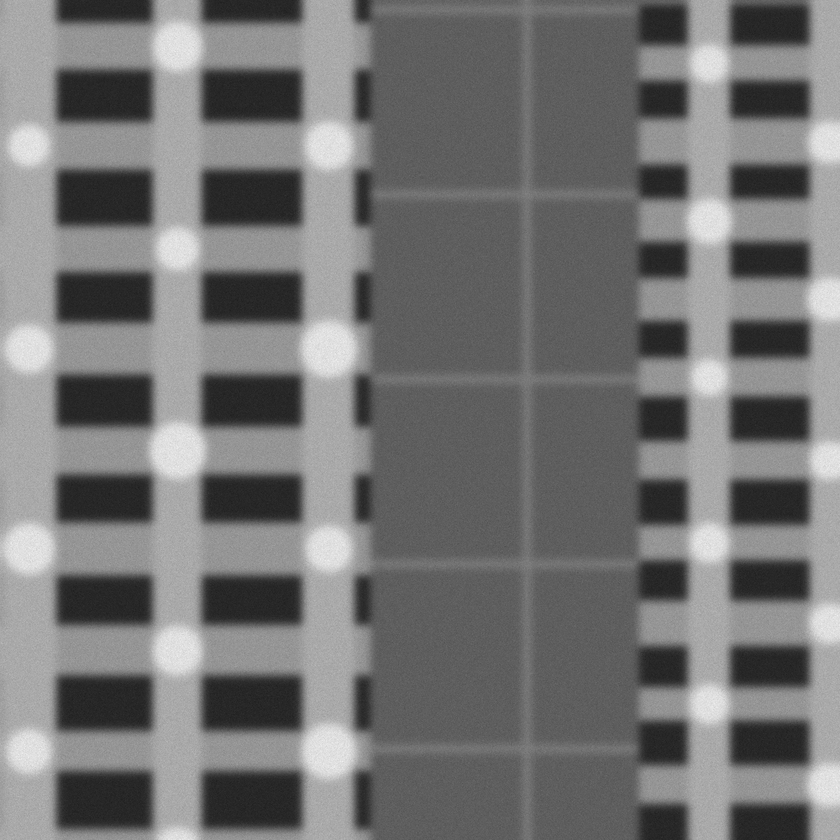
#> input picture submission_dataset/phase2_reference_20pairs/reference/p001.png, 840 x 840 px, shrunk from 1000 x 1000 before the run, found by its file name
$ python score_baseline.py
#> lines starting #> are read from the running program, lines starting #| are printed output that depends on the picture
### phase_2_reference_generator/generator/baseline_zncc.py
"""Organizer baseline: brute-force ZNCC over the disclosed zoom/theta grid.

Used to (a) confirm ground truth is recoverable on present pairs and
(b) calibrate how separable the absent pairs are. This is deliberately the
naive method -- if it scores too well, the set is too easy.
"""
import sys
import numpy as np
import cv2


def warp_ref(ref, z, th):
    k = max(2, int(round(z)))
    r = cv2.blur(ref, (k, k))
    out = int(round(ref.shape[0] / z))
    M = cv2.getRotationMatrix2D(((ref.shape[1] - 1) / 2, (ref.shape[0] - 1) / 2), th, 1.0 / z)
    M[0, 2] += (out - 1) / 2 - (ref.shape[1] - 1) / 2
    M[1, 2] += (out - 1) / 2 - (ref.shape[0] - 1) / 2
    return cv2.warpAffine(r, M, (out, out), flags=cv2.INTER_LINEAR)


def search_pose(ref, srch, zooms=None, thetas=None):
    zooms = zooms if zooms is not None else np.arange(8.0, 12.01, 0.5)
    thetas = thetas if thetas is not None else np.arange(-5.0, 5.01, 1.0)
    best = (-2.0, None, None, None, None)
    for z in zooms:
        for th in thetas:
            tpl = warp_ref(ref, z, th)
            if tpl.shape[0] >= srch.shape[0]:
                continue
            res = cv2.matchTemplate(srch, tpl, cv2.TM_CCOEFF_NORMED)
            _, mx, _, loc = cv2.minMaxLoc(res)
            if mx > best[0]:
                cx = loc[0] + (tpl.shape[1] - 1) / 2.0
                cy = loc[1] + (tpl.shape[0] - 1) / 2.0
                best = (float(mx), float(cx), float(cy), float(z), float(th))
    return {"score": best[0], "x": best[1], "y": best[2], "scale": best[3], "theta": best[4]}

### phase_2_reference_generator/generator/score_baseline.py
#!/usr/bin/env python3
"""Run the naive ZNCC baseline over the sample set and report Phase 2 metrics.

This is the organizer calibration step: if the naive method scores too well
the set is too easy to separate a field; if it scores near zero the set is
noise. It also doubles as a worked example of the scoring rubric.
"""
import argparse
import csv
import os

import cv2
import numpy as np

from baseline_zncc import search_pose

TIERS = [(1.0, 1.00), (2.0, 0.80), (3.0, 0.60), (5.0, 0.40)]


def credit(err):
    for t, c in TIERS:
        if err <= t:
            return c
    return 0.0


def main():
    ap = argparse.ArgumentParser()
    ap.add_argument("--dir", default="./phase2_samples")
    ap.add_argument("--threshold", type=float, default=0.55)
    args = ap.parse_args()

    pairs = list(csv.DictReader(open(os.path.join(args.dir, "pairs.csv"))))
#> (reads phase_2_reference_generator/pairs.csv from the repository)
    gt = {r["pair_id"]: r for r in csv.DictReader(open(os.path.join(args.dir, "ground_truth.csv")))}
#> (reads phase_2_reference_generator/ground_truth.csv from the repository)
    jury = {r["pair_id"]: r for r in csv.DictReader(open(os.path.join(args.dir, "manifest_jury.csv")))}
#> (reads phase_2_reference_generator/manifest_jury.csv from the repository)

    rows = []
    print(f"{'id':5s} {'set':4s} {'pres':4s} {'peak':6s} {'err_px':8s} "
          f"{'z_hat/z':14s} {'th_hat/th':14s} {'credit':6s}")
    for p in pairs:
        pid = p["pair_id"]
        ref = cv2.imread(os.path.join(args.dir, p["reference_path"]), cv2.IMREAD_GRAYSCALE)
#> ref is the input picture: shape (840, 840); min 29, max 240, mean 116.8
        srch = cv2.imread(os.path.join(args.dir, p["search_path"]), cv2.IMREAD_GRAYSCALE)
        r = search_pose(ref, srch)
#> the loop in search_pose, `for z in zooms:` made 9 passes
#> after the loop in search_pose, `for z in zooms:`:
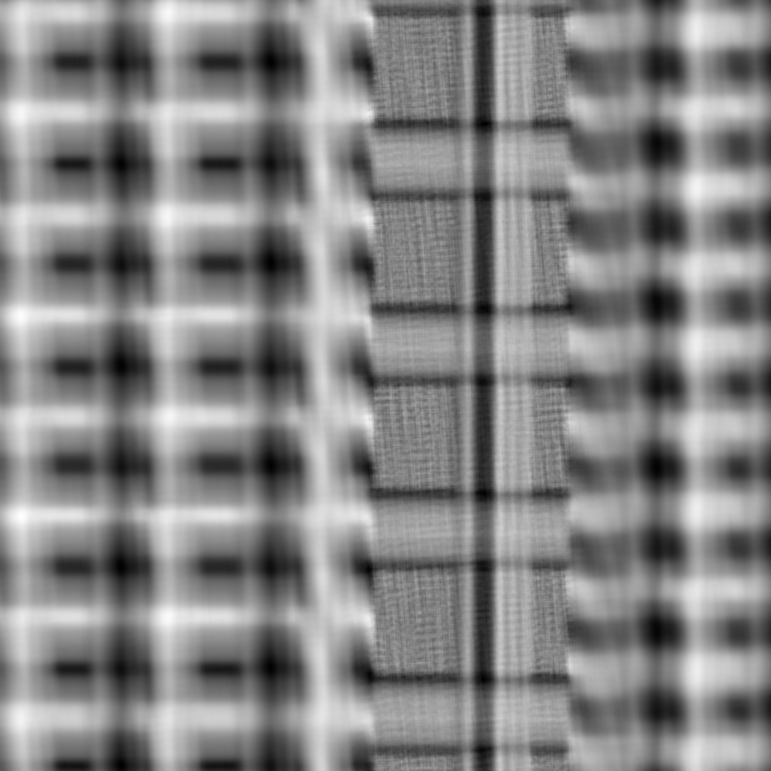
#> res: shape (771, 771) float32; min -0.215, max 0.205, mean 0.00489; drawn with min black and max white
#> after the loop in search_pose, `for z in zooms:`: best = (0.255, 575, 273, 8.5, 0); cx = 575; cy = 273
#> r = {'score': 0.255, 'x': 575, 'y': 273, 'scale': 8.5, 'theta': 0}
        g = gt[pid]
        present = int(g["present"])
        pred_present = int(r["score"] >= args.threshold)
#> pred_present = 0
        if present:
            err = float(np.hypot(r["x"] - float(g["x"]), r["y"] - float(g["y"])))
#> err = 617.7
            cr = credit(err) if pred_present else 0.0
#> cr = 0
            zs = f"{r['scale']:5.2f}/{float(g['scale']):5.2f}"
#> zs = ' 8.50/ 8.00'
            ts = f"{r['theta']:+5.1f}/{float(g['theta']):+5.1f}"
#> ts = ' +0.0/ +0.0'
        else:
            err, cr, zs, ts = float("nan"), float("nan"), "-", "-"
        print(f"{pid:5s} {jury[pid]['set']:4s} {present:<4d} {r['score']:6.3f} "
              f"{err:8.2f} {zs:14s} {ts:14s} "
              f"{'' if cr != cr else f'{cr:.2f}':6s}")
#| p001  A    1     0.255   617.65  8.50/ 8.00     +0.0/ +0.0    0.00
        rows.append(dict(pair_id=pid, subset=jury[pid]["set"], present=present,
                         pred_present=pred_present, peak=r["score"], err=err,
                         credit=cr, z_hat=r["scale"], th_hat=r["theta"],
                         z=float(g["scale"]) if present else None,
                         th=float(g["theta"]) if present else None))
#> pass 2 of the loop in main, `for p in pairs:`:
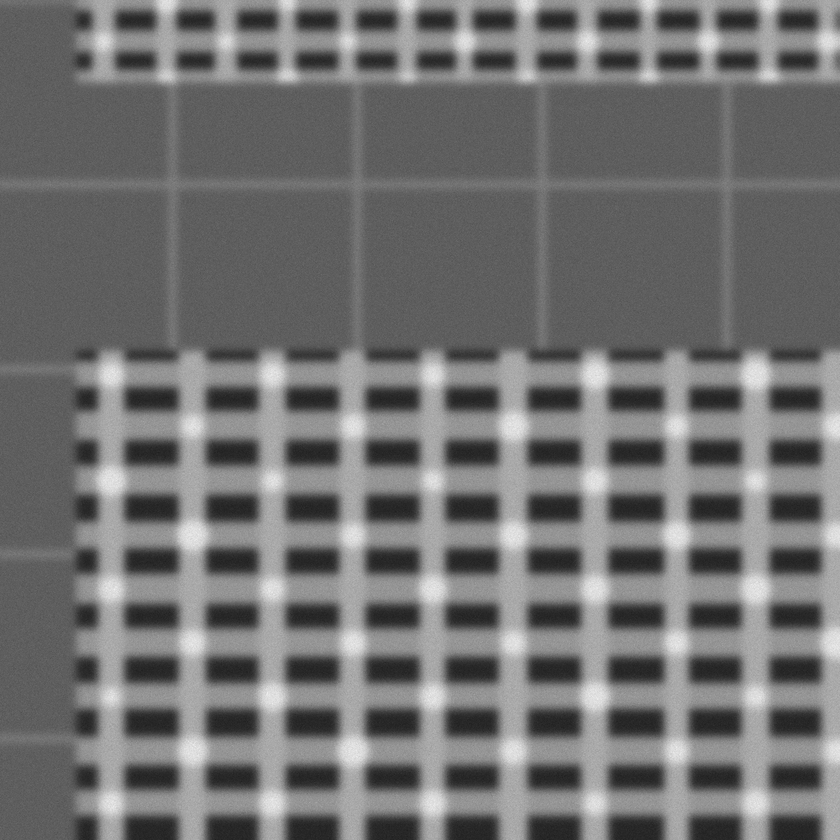
#> input picture submission_dataset/phase2_reference_20pairs/reference/p002.png, 840 x 840 px, shrunk from 1000 x 1000 before the run, found by its file name
#> in main, ref is the input picture: shape (840, 840); min 30, max 240, mean 113.4
#> the loop in search_pose (call 2), `for z in zooms:` made 9 passes
#> after the loop in search_pose (call 2), `for z in zooms:`:
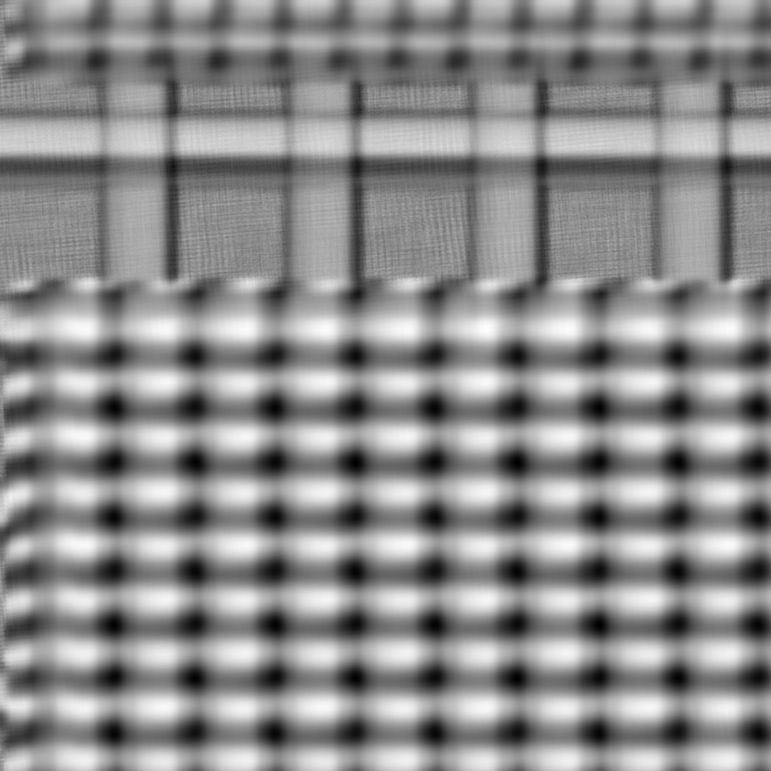
#> res: shape (771, 771) float32; min -0.308, max 0.246, mean -0.00366; drawn with min black and max white
#> after the loop in search_pose (call 2), `for z in zooms:`: best = (0.246, 520.5, 364.5, 12, 5); cx = 520.5; cy = 364.5
#> in main, `r = search_pose(ref, srch)`: r = {'score': 0.246, 'x': 520.5, 'y': 364.5, 'scale': 12, 'theta': 5}
#> err = 395
#> zs = '12.00/10.00'
#> ts = ' +5.0/ -1.2'
#| p002  A    1     0.246   395.05 12.00/10.00     +5.0/ -1.2    0.00

    pres = [r for r in rows if r["present"]]
    absent = [r for r in rows if not r["present"]]
    print("\n--- calibration ---")
    print(f"present peaks : min={min(r['peak'] for r in pres):.3f} "
          f"max={max(r['peak'] for r in pres):.3f}")
    print(f"absent  peaks : min={min(r['peak'] for r in absent):.3f} "
          f"max={max(r['peak'] for r in absent):.3f}")
    gap = min(r['peak'] for r in pres) - max(r['peak'] for r in absent)
    print(f"separation gap: {gap:+.3f}  (positive = rejectable by threshold)")

    tp = sum(1 for r in rows if r["present"] and r["pred_present"])
    fp = sum(1 for r in rows if not r["present"] and r["pred_present"])
    fn = sum(1 for r in rows if r["present"] and not r["pred_present"])
    prec = tp / (tp + fp) if tp + fp else 0.0
    rec = tp / (tp + fn) if tp + fn else 0.0
    f1 = 2 * prec * rec / (prec + rec) if prec + rec else 0.0
    print(f"rejection @ thr={args.threshold}: TP={tp} FP={fp} FN={fn} "
          f"precision={prec:.2f} recall={rec:.2f} F1={f1:.3f}")

    for label, subset in (("Set A", "A"), ("Set B", "B"), ("Set D", "D")):
        sub = [r for r in pres if r["subset"] == subset]
        if sub:
            print(f"{label}: mean credit={np.mean([r['credit'] for r in sub]):.3f} "
                  f"median err={np.median([r['err'] for r in sub]):.2f}px")

    zerr = [abs(r["z_hat"] - r["z"]) / r["z"] for r in pres]
    terr = [abs(r["th_hat"] - r["th"]) for r in pres]
    print(f"pose (coarse grid): scale within {np.max(zerr)*100:.1f}% worst, "
          f"median {np.median(zerr)*100:.1f}%; theta worst {np.max(terr):.2f} deg, "
          f"median {np.median(terr):.2f} deg")
    print(f"overall mean credit (present pairs): "
          f"{np.mean([r['credit'] for r in pres]):.3f}")


if __name__ == "__main__":
#> (the run stopped early here; a loop or call above may not have finished)
